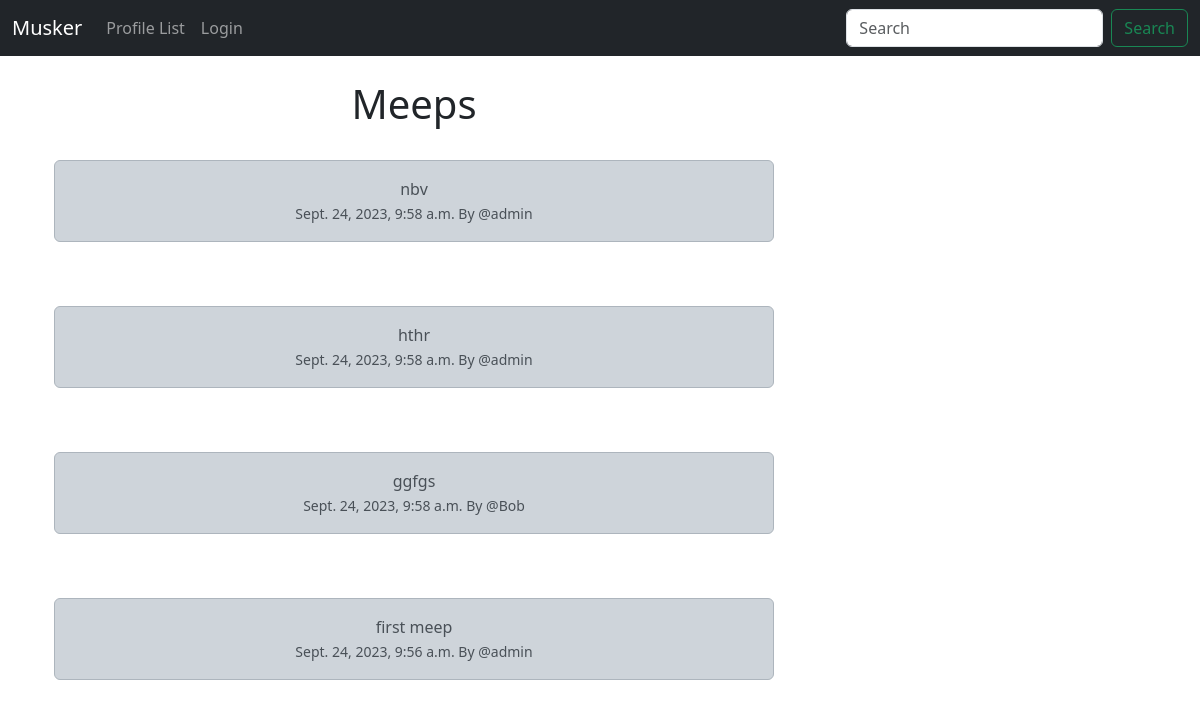
The app's page /, older data.
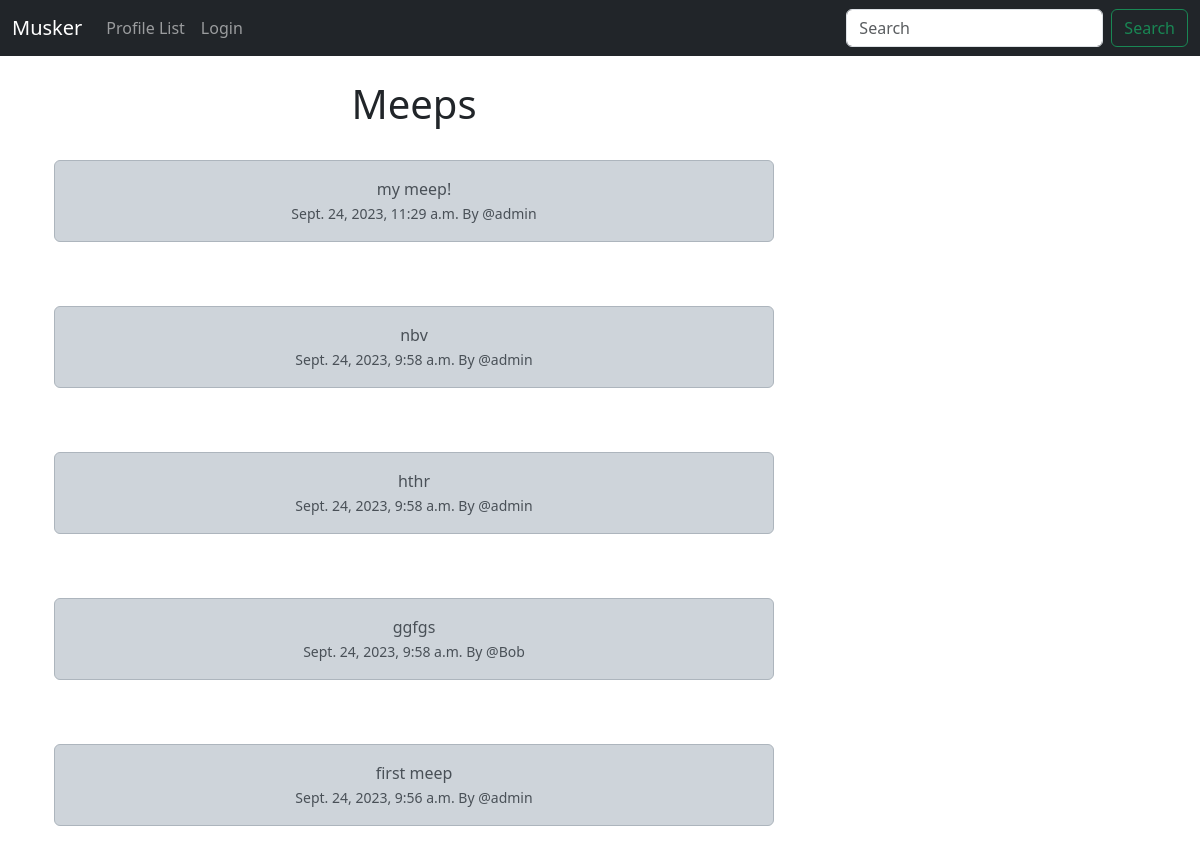
The same page, newer data.
### musker/models.py (models this page shows, shortened)
class Meep(models.Model):
    user = models.ForeignKey(
        User, related_name="meeps",
        on_delete=models.DO_NOTHING
        )
    body = models.CharField(max_length=300)
    created_at = models.DateTimeField(auto_now_add=True)

### musker/views.py (the view)
# urls.py: path('', views.home, name="home"),
def home(request):
    if request.user.is_authenticated:
        form = MeepForm(request.POST or None)
        if request.method == "POST":
            if form.is_valid():
                meep = form.save(commit=False)
                meep.user = request.user
                meep.save()
                messages.success(request, ("Posted."))
                return redirect('home')
        meeps = Meep.objects.all().order_by("-created_at")
        return render(request, 'home.html', {"meeps":meeps, "form":form})
    else:
        meeps = Meep.objects.all().order_by("-created_at")
        return render(request, 'home.html', {"meeps":meeps})

### musker/templates/home.html (shortened to what this page needs)
{% extends 'base.html' %}
{% block content %}
<div class="container text-center">
    <div class="row">
        <div class="col-8">
    <h1>Meeps</h1>
<br/>
    {% for meep in meeps %}
    <div class="alert alert-dark" role="alert">
        {{ meep.body }}
        <br/>
        <small>
            {{ meep.created_at }} By @{{ meep.user.username }}
        </small>
      </div>
    <br><br/>
    {% endfor %}
</div>
<div class="col-4">
    <br/><br/><br/>
</div>
{% endblock %}

### musker/templates/base.html (shortened to what this page needs)
<!doctype html>
<html lang="en">
  <head>
    <link href="https://cdn.jsdelivr.net/npm/bootstrap@5.3.2/dist/css/bootstrap.min.css" rel="stylesheet">
  </head>
  <body>
    {% include 'navbar.html' %}
    <div class="container">
      <br/>
    {% block content %}
    {% endblock %}
    </div>
  </body>
</html>

### musker/templates/navbar.html (shortened to what this page needs)
<nav class="navbar navbar-expand-lg navbar-dark bg-dark">
    <div class="container-fluid">
      <a class="navbar-brand" href="{% url 'home' %}">Musker</a>
      <div class="collapse navbar-collapse" id="navbarSupportedContent">
        <ul class="navbar-nav me-auto mb-2 mb-lg-0">
          <li class="nav-item">
            <a class="nav-link" href="{% url 'profile_list' %}">Profile List</a>
          </li>
          {% if user.is_authenticated %}
          <li class="nav-item">
            <a class="nav-link" href="{% url 'profile' request.user.id %}">My Profile</a>
          </li>
          <li class="nav-item">
            <a class="nav-link" href="{% url 'logout' %}">Logout</a>
          </li>
          {% else %}
          <li class="nav-item">
            <a class="nav-link" href="{% url 'login' %}">Login</a>
          </li>
          {% endif %}
        </ul>
        <form class="d-flex" role="search">
          <input class="form-control me-2" type="search" placeholder="Search" aria-label="Search">
          <button class="btn btn-outline-success" type="submit">Search</button>
        </form>
      </div>
    </div>
  </nav>

Row changes from the older to the newer data that the page shows:
added Meep: body "my meep!", created_at "Sept. 24, 2023, 11:29 a.m.", user.username "admin"
